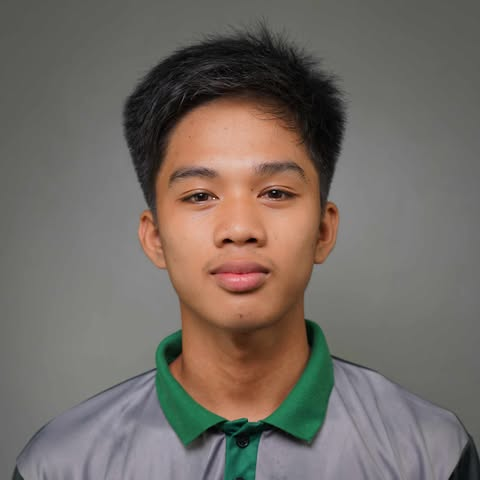
#> input picture Mahinay.jpg, 480 x 480 px
$ python Mahinay_exer2.py
#> lines starting #> are read from the running program, lines starting #| are printed output that depends on the picture
import cv2

def get_neighbors(image, x, y):
    rows, cols = image.shape[:2]

    # 4-Point Neighbors
    N4 = []
    if x + 1 < rows: N4.append(image[x + 1, y])
    if x - 1 >= 0: N4.append(image[x - 1, y])
    if y + 1 < cols: N4.append(image[x, y + 1])
    if y - 1 >= 0: N4.append(image[x, y - 1])
    print("N4:", N4)

    # 8-Point Neighbors
    N8 = N4.copy()
    if x + 1 < rows and y + 1 < cols: N8.append(image[x + 1, y + 1])
    if x + 1 < rows and y - 1 >= 0: N8.append(image[x + 1, y - 1])
    if x - 1 >= 0 and y - 1 >= 0: N8.append(image[x - 1, y - 1])
    if x - 1 >= 0 and y + 1 < cols: N8.append(image[x - 1, y + 1])
    print("N8:", N8)

    # Diagonal Neighbors
    ND = []
    if x + 1 < rows and y + 1 < cols: ND.append(image[x + 1, y + 1])
    if x + 1 < rows and y - 1 >= 0: ND.append(image[x + 1, y - 1])
    if x - 1 >= 0 and y - 1 >= 0: ND.append(image[x - 1, y - 1])
    if x - 1 >= 0 and y + 1 < cols: ND.append(image[x - 1, y + 1])
    print("ND:", ND)

def display_image(image, x, y):
    display_img = cv2.cvtColor(image, cv2.COLOR_GRAY2BGR)
    cv2.circle(display_img, (y, x), 5, (0, 0, 255), -1)
    cv2.waitKey(0)
    cv2.destroyAllWindows()

def main():
    # Load an image in grayscale
    path = ("Mahinay.jpg")
    image = cv2.imread(path, cv2.IMREAD_GRAYSCALE)
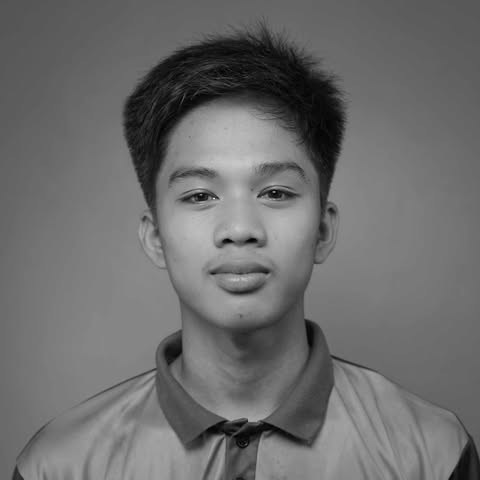
#> image: shape (480, 480); min 0, max 226, mean 108.6
    if image is None:
        print("Error: Could not load image.")
        return
    resized_image = cv2.resize(image, (5, 5), interpolation=cv2.INTER_AREA)
#> resized_image = [[92, 87, 58, 89, 95], [104, 82, 138, 83, 111], [115, 132, 143, 123, 119], [121, 120, 104, 103, 110], [121, 130, 101, 123, 112]]
    print(f"Output \n a= \n{resized_image}")
#| Output
#|  a=
#| [[ 92  87  58  89  95]
#|  [104  82 138  83 111]
#|  [115 132 143 123 119]
#|  [121 120 104 103 110]
#|  [121 130 101 123 112]]
    print(f"\nImage Loaded Successfully with dimensions of {image.shape[0]}x{image.shape[1]}")
#| Image Loaded Successfully with dimensions of 480x480

    while True:
        try:
            x = int(input(f"Enter the row size of the matrix (0-{image.shape[0]}): "))
            y = int(input(f"Enter the column size of the matrix (0-{image.shape[1]}): "))
            if 0 <= x < image.shape[0] and 0 <= y < image.shape[1]:
                break
            else:
                print("Invalid index. \nPlease enter values within the image dimensions(480-1= dimension 479).")
        except ValueError:
            print("Invalid input. \nPlease enter numerical values.")
#> this loop made 1 pass; the answer given on pass 1: 100

    print("Element Value:", image[x, y])
#| Element Value: 90
    get_neighbors(image, x, y)
#| N4: [90, 90, 90, 89]
#> in get_neighbors, `N8 = N4.copy()`: N8 = [90, 90, 90, 89]
#| N8: [90, 90, 90, 89, 90, 89, 89, 90]
#| ND: [90, 89, 89, 90]
    display_image(image, x, y)
#> in display_image, `cv2.circle(display_img, (y, x), 5, (0, 0, 255), -1)`: display_img: shape (480, 480, 3); mean B, G, R 108.6, 108.6, 108.7

if __name__ == "__main__":
    main()
